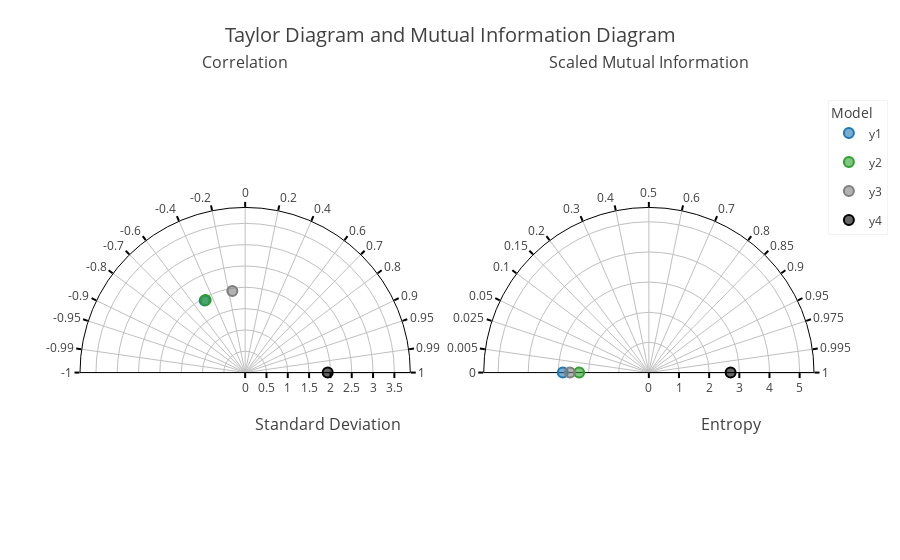

The cell this chart's notebook holds for it:
### Code cell
diag.chart_create_all_diagrams(df_anscombes_quartet_modified, string_ref_model, string_corr_method, string_mid_type, dict_mi_parameters_features_continous_target_continous)

### Figure 1 — Plotly figure (JSON) as saved in the notebook; plotly's stock layout.template omitted (floating-point values rounded to 4 significant figures)
{"data": [{"customdata": [["y1", 1.937, -0.4891], ["y1", 1.937, -0.4891], ["y1", 1.937, -0.4891], ["y1", 1.937, -0.4891]], "hoverlabel": {"bgcolor": "#FFFFFF", "bordercolor": "#1f77b4", "font": {"color": "#000000"}}, "hovertemplate": "Model: %{customdata[0]}<br>Standard Deviation: %{customdata[1]:.3f}<br>Correlation: %{customdata[2]:.3f}<br><extra></extra>", "legendgroup": "y1", "marker": {"color": "rgba(31, 119, 180, 0.6)", "line": {"color": "#1f77b4", "width": 2}, "size": 10}, "mode": "markers", "name": "y1", "r": [1.937], "showlegend": true, "subplot": "polar", "theta": [119.3], "type": "scatterpolar"}, {"customdata": [["y2", 1.937, -0.4781], ["y2", 1.937, -0.4781], ["y2", 1.937, -0.4781], ["y2", 1.937, -0.4781]], "hoverlabel": {"bgcolor": "#FFFFFF", "bordercolor": "#2ca02c", "font": {"color": "#000000"}}, "hovertemplate": "Model: %{customdata[0]}<br>Standard Deviation: %{customdata[1]:.3f}<br>Correlation: %{customdata[2]:.3f}<br><extra></extra>", "legendgroup": "y2", "marker": {"color": "rgba(44, 160, 44, 0.6)", "line": {"color": "#2ca02c", "width": 2}, "size": 10}, "mode": "markers", "name": "y2", "r": [1.937], "showlegend": true, "subplot": "polar", "theta": [118.6], "type": "scatterpolar"}, {"customdata": [["y3", 1.936, -0.1555], ["y3", 1.936, -0.1555], ["y3", 1.936, -0.1555], ["y3", 1.936, -0.1555]], "hoverlabel": {"bgcolor": "#FFFFFF", "bordercolor": "#7f7f7f", "font": {"color": "#000000"}}, "hovertemplate": "Model: %{customdata[0]}<br>Standard Deviation: %{customdata[1]:.3f}<br>Correlation: %{customdata[2]:.3f}<br><extra></extra>", "legendgroup": "y3", "marker": {"color": "rgba(127, 127, 127, 0.6)", "line": {"color": "#7f7f7f", "width": 2}, "size": 10}, "mode": "markers", "name": "y3", "r": [1.936], "showlegend": true, "subplot": "polar", "theta": [98.94], "type": "scatterpolar"}, {"customdata": [["y4", 1.936, 1], ["y4", 1.936, 1], ["y4", 1.936, 1], ["y4", 1.936, 1]], "hoverlabel": {"bgcolor": "#FFFFFF", "bordercolor": "#000000", "font": {"color": "#000000"}}, "hovertemplate": "Model: %{customdata[0]}<br>Standard Deviation: %{customdata[1]:.3f}<br>Correlation: %{customdata[2]:.3f}<br><extra></extra>", "legendgroup": "y4", "marker": {"color": "rgba(0, 0, 0, 0.6)", "line": {"color": "#000000", "width": 2}, "size": 10}, "mode": "markers", "name": "y4", "r": [1.936], "showlegend": true, "subplot": "polar", "theta": [0], "type": "scatterpolar"}, {"customdata": [["y1", 2.853, 0], ["y1", 2.853, 0], ["y1", 2.853, 0], ["y1", 2.853, 0]], "hoverlabel": {"bgcolor": "#FFFFFF", "bordercolor": "#1f77b4", "font": {"color": "#000000"}}, "hovertemplate": "Model: %{customdata[0]}<br>Entropy: %{customdata[1]:.3f}<br>Scaled MI: %{customdata[2]:.3f}<br><extra></extra>", "legendgroup": "y1", "marker": {"color": "rgba(31, 119, 180, 0.6)", "line": {"color": "#1f77b4", "width": 2}, "size": 10}, "mode": "markers", "name": "y1", "r": [2.853], "showlegend": false, "subplot": "polar2", "theta": [180], "type": "scatterpolar"}, {"customdata": [["y2", 2.312, 0], ["y2", 2.312, 0], ["y2", 2.312, 0], ["y2", 2.312, 0]], "hoverlabel": {"bgcolor": "#FFFFFF", "bordercolor": "#2ca02c", "font": {"color": "#000000"}}, "hovertemplate": "Model: %{customdata[0]}<br>Entropy: %{customdata[1]:.3f}<br>Scaled MI: %{customdata[2]:.3f}<br><extra></extra>", "legendgroup": "y2", "marker": {"color": "rgba(44, 160, 44, 0.6)", "line": {"color": "#2ca02c", "width": 2}, "size": 10}, "mode": "markers", "name": "y2", "r": [2.312], "showlegend": false, "subplot": "polar2", "theta": [180], "type": "scatterpolar"}, {"customdata": [["y3", 2.619, 0], ["y3", 2.619, 0], ["y3", 2.619, 0], ["y3", 2.619, 0]], "hoverlabel": {"bgcolor": "#FFFFFF", "bordercolor": "#7f7f7f", "font": {"color": "#000000"}}, "hovertemplate": "Model: %{customdata[0]}<br>Entropy: %{customdata[1]:.3f}<br>Scaled MI: %{customdata[2]:.3f}<br><extra></extra>", "legendgroup": "y3", "marker": {"color": "rgba(127, 127, 127, 0.6)", "line": {"color": "#7f7f7f", "width": 2}, "size": 10}, "mode": "markers", "name": "y3", "r": [2.619], "showlegend": false, "subplot": "polar2", "theta": [180], "type": "scatterpolar"}, {"customdata": [["y4", 2.711, 1], ["y4", 2.711, 1], ["y4", 2.711, 1], ["y4", 2.711, 1]], "hoverlabel": {"bgcolor": "#FFFFFF", "bordercolor": "#000000", "font": {"color": "#000000"}}, "hovertemplate": "Model: %{customdata[0]}<br>Entropy: %{customdata[1]:.3f}<br>Scaled MI: %{customdata[2]:.3f}<br><extra></extra>", "legendgroup": "y4", "marker": {"color": "rgba(0, 0, 0, 0.6)", "line": {"color": "#000000", "width": 2}, "size": 10}, "mode": "markers", "name": "y4", "r": [2.711], "showlegend": false, "subplot": "polar2", "theta": [0], "type": "scatterpolar"}], "layout": {"annotations": [{"font": {"color": "#404040", "size": 16}, "showarrow": false, "text": "Correlation", "x": 0.225, "xanchor": "center", "xref": "paper", "y": 1, "yanchor": "bottom", "yref": "paper", "yshift": 25}, {"font": {"color": "#404040", "size": 16}, "showarrow": false, "text": "Scaled Mutual Information", "x": 0.775, "xanchor": "center", "xref": "paper", "y": 1, "yanchor": "bottom", "yref": "paper", "yshift": 25}], "autosize": true, "legend": {"bgcolor": "#FFFFFF", "bordercolor": "#C0C0C0", "borderwidth": 0.2, "font": {"color": "#404040"}, "title": {"text": "Model"}}, "polar": {"angularaxis": {"direction": "counterclockwise", "gridcolor": "#C0C0C0", "griddash": "solid", "layer": "below traces", "linecolor": "#000000", "showline": true, "tickcolor": "#000000", "tickfont": {"color": "#404040"}, "ticks": "outside", "ticktext": [-1, -0.99, -0.95, -0.9, -0.8, -0.7, -0.6, -0.4, -0.2, 0, 0.2, 0.4, 0.6, 0.7, 0.8, 0.9, 0.95, 0.99, 1], "tickvals": [180, 171.9, 161.8, 154.2, 143.1, 134.4, 126.9, 113.6, 101.5, 90, 78.46, 66.42, 53.13, 45.57, 36.87, 25.84, 18.19, 8.11, 0], "tickwidth": 2, "type": "linear"}, "bgcolor": "#FFFFFF", "domain": {"x": [0, 0.45], "y": [0, 1]}, "radialaxis": {"autorange": false, "gridcolor": "#C0C0C0", "griddash": "solid", "layer": "below traces", "linecolor": "#000000", "range": [0, 3.874], "showline": true, "tickcolor": "#000000", "tickfont": {"color": "#404040"}, "ticks": "outside", "tickwidth": 2, "title": {"font": {"color": "#404040", "size": 16}, "text": "<br>Standard Deviation"}, "type": "linear"}, "sector": [0, 180]}, "polar2": {"angularaxis": {"direction": "counterclockwise", "gridcolor": "#C0C0C0", "griddash": "solid", "layer": "below traces", "linecolor": "#000000", "showline": true, "tickcolor": "#000000", "tickfont": {"color": "#404040"}, "ticks": "outside", "ticktext": [0, 0.005, 0.025, 0.05, 0.1, 0.15, 0.2, 0.3, 0.4, 0.5, 0.6, 0.7, 0.8, 0.85, 0.9, 0.95, 0.975, 0.995, 1], "tickvals": [180, 171.9, 161.8, 154.2, 143.1, 134.4, 126.9, 113.6, 101.5, 90, 78.46, 66.42, 53.13, 45.57, 36.87, 25.84, 18.19, 8.11, 0], "tickwidth": 2, "type": "linear"}, "bgcolor": "#FFFFFF", "domain": {"x": [0.55, 1], "y": [0, 1]}, "radialaxis": {"autorange": false, "gridcolor": "#C0C0C0", "griddash": "solid", "layer": "below traces", "linecolor": "#000000", "range": [0, 5.477], "showline": true, "tickcolor": "#000000", "tickfont": {"color": "#404040"}, "ticks": "outside", "tickwidth": 2, "title": {"font": {"color": "#404040", "size": 16}, "text": "<br>Entropy"}, "type": "linear"}, "sector": [0, 180]}, "showlegend": true, "title": {"font": {"color": "#404040", "size": 20}, "text": "Taylor Diagram and Mutual Information Diagram", "x": 0.5, "xanchor": "center", "y": 0.95, "yanchor": "top"}}}
